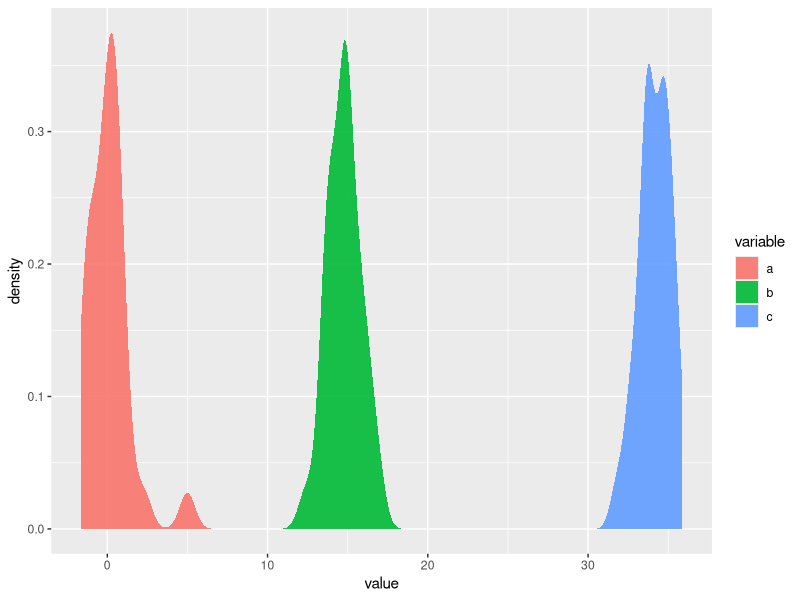
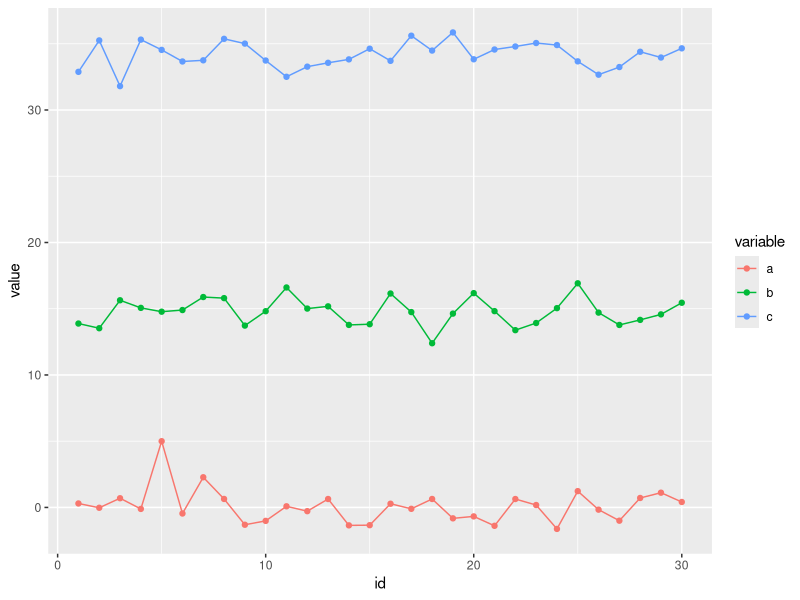
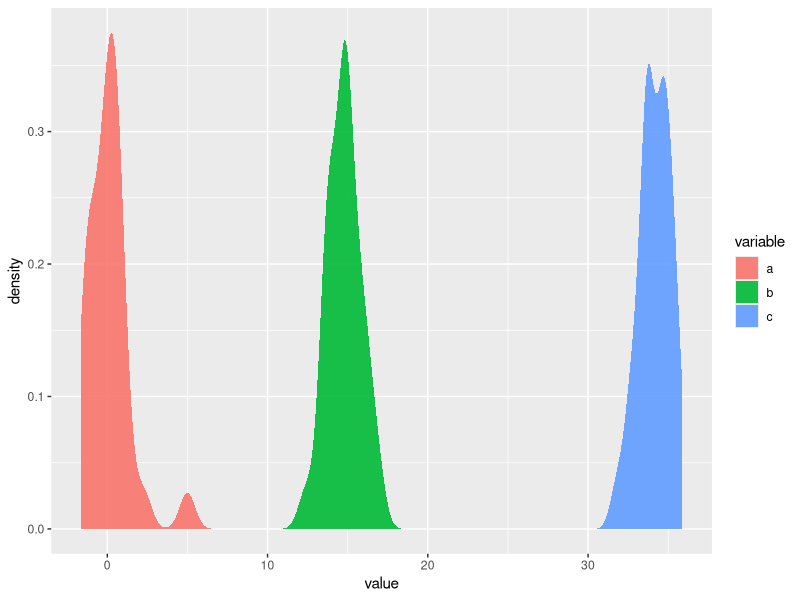
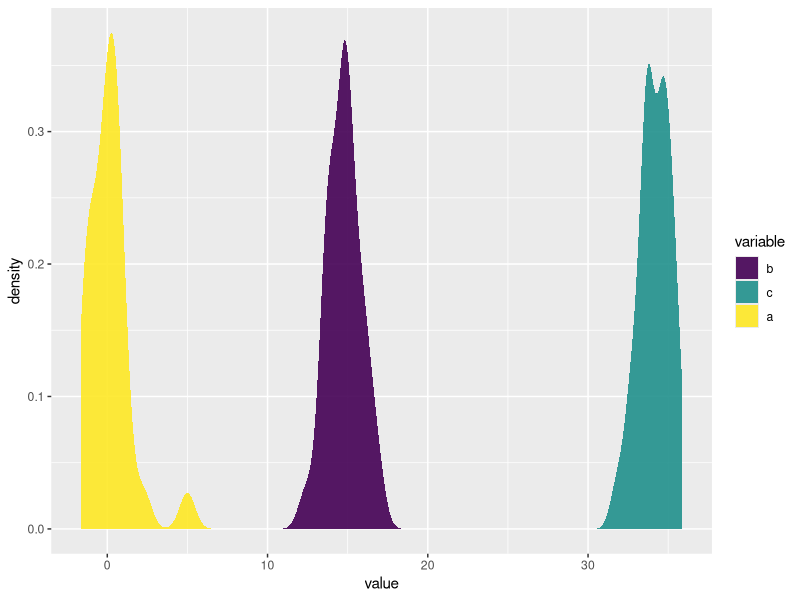
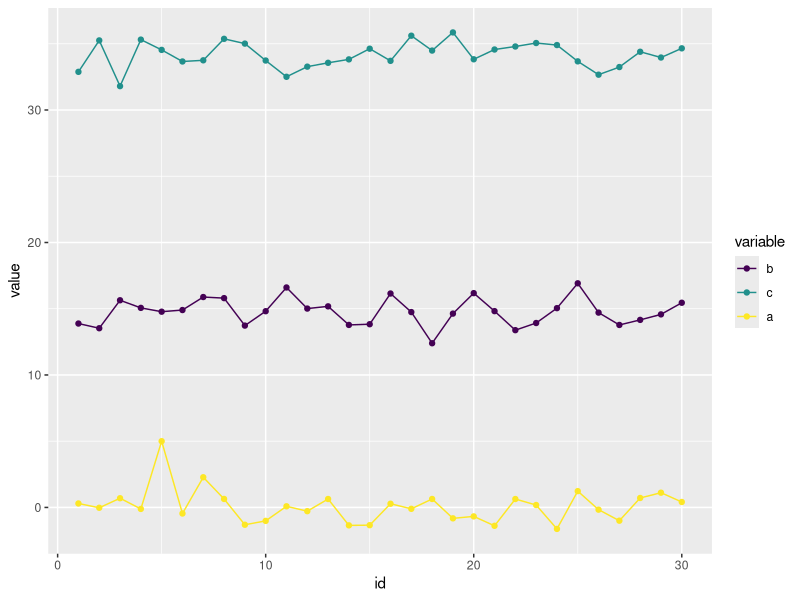

R code for these plots, in order: (Note: this script raises an error after producing the figures.)
Sys.setlocale("LC_ALL","Russian")
# матрица: продолжение
my_matrix <- matrix(rnorm(n = 12, mean = 0, sd = 1), nrow = 4, byrow = F)
my_matrix
class(my_matrix)
typeof(my_matrix)
dim(my_matrix)
str(my_matrix)
ncol(my_matrix)
nrow(my_matrix)
length(my_matrix)
summary(my_matrix)

my_matrix[3, 1]
my_matrix[,1]
my_matrix[1,]

my_matrix > 1.5
my_matrix[my_matrix > 1.5]

# списки
month.name[7]
month.abb
my_list <- list(month.name, my_matrix, runif(10))
my_list
class(my_list)
typeof(my_list)
str(my_list)
dim(my_list)
summary(my_list)

my_list
my_list[1]
my_list[2]
my_list[3]
my_list[[1]]
my_list[[1]][2]


# датафреймы
my_df <- data.frame(id = 1:30, 
                    a = rnorm(30, 0, 1), 
                    b = rnorm(30, 15, 1), 
                    c = rnorm(30, 30, 1), 
                    d = 'L')
my_df
View(my_df)
class(my_df)
typeof(my_df)
str(my_df)
summary(my_df)

my_df$c <- my_df$c + 4
my_df$c

my_df[,1]
my_df[1,]

my_df$a[5] <- NA
my_df
mean(x = my_df$a, na.rm = T)
is.na(my_df$a)
my_df$a[is.na(my_df$a)] <- 5
my_df

# преобразование из широкого в длинный формат
install.packages("reshape2")
library(reshape2)
my_df_long <- melt(my_df[,-5], id.vars = 'id')
my_df_long

# графика
install.packages("ggplot2")
library(ggplot2)
ggplot(my_df_long, aes(x=value, fill=variable)) + 
  stat_density(alpha = 0.9)

ggplot(my_df_long, aes(x=id, y=value, col=variable)) +
  geom_line() +
  geom_point() 

# факторы
my_df_long$variable <- factor(my_df_long$variable)
str(my_df_long)

# графика
library(ggplot2)
ggplot(my_df_long, aes(x=value, fill=variable)) + stat_density(alpha = 0.9)


my_df_long$variable <- factor(my_df_long$variable, levels = c('b', 'c', 'a'), 
                              ordered = T)
str(my_df_long)

# графика
ggplot(my_df_long, aes(x=value, fill=variable)) + stat_density(alpha = 0.9)
ggplot(my_df_long, aes(x=id, y=value, col=variable)) +
  geom_line() + geom_point()



# запись/чтение в/из файл(ов) с разделителем-запятой
getwd()
write.csv2(my_df, file = 'my_df.csv', sep = '\t', quote = F)

write.csv(my_df, file = 'my_df.csv', quote = FALSE, row.names = F)

new_df <- read.csv('my_df.csv')

my_df_long <- melt(new_df, id.vars = 'id')


# запись/чтение в excel
library(readxl)
library(writexl)

write_xlsx(my_df_long, path = 'my_df_long.xlsx')

df1 <- read_xlsx('my_df_long.xlsx')

my_list <- list(1:10, 1:20, 1:30)
my_list[[2]][3]
